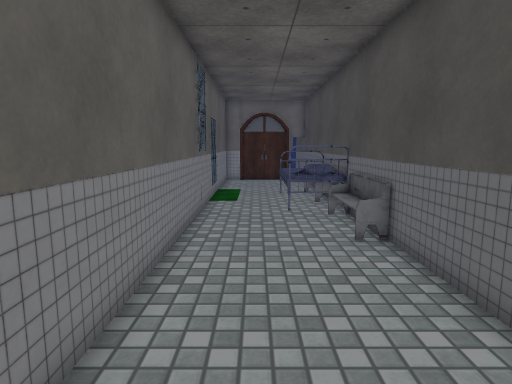
view 1 (above)

12 first-person views from a walk through a scene from a Unity 3-D project. The camera is 1.3 m above the floor, tilts 8° down and sees 75° across. The floor is counted in squares, 0.5 m on a side. Each view is taken from the middle of a square. On the plan, view 1 faces up. The plan holds only what a view shows up to about 20 squares ahead; the rest is blank. The place goes on beyond the plan. The player is left out. Some surface patterns are stand-ins.

view 2
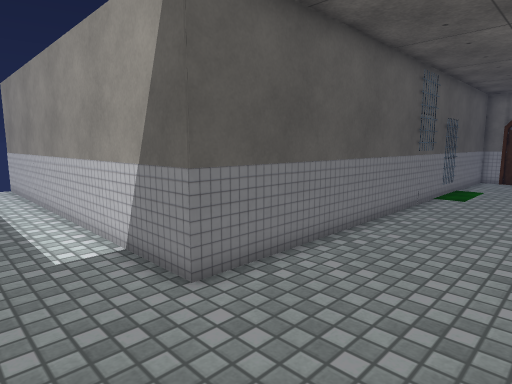

view 3
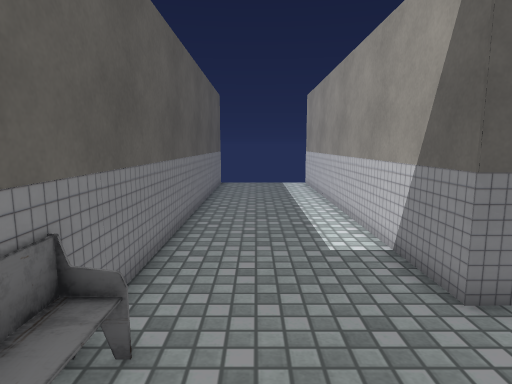

view 4
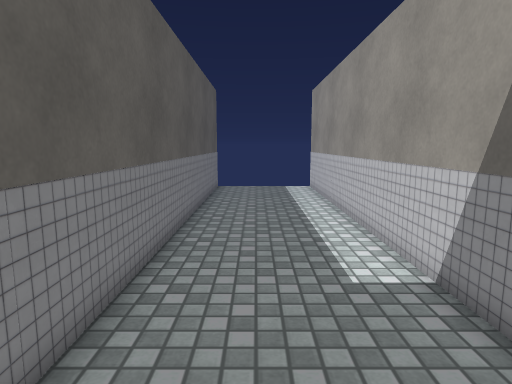

view 5
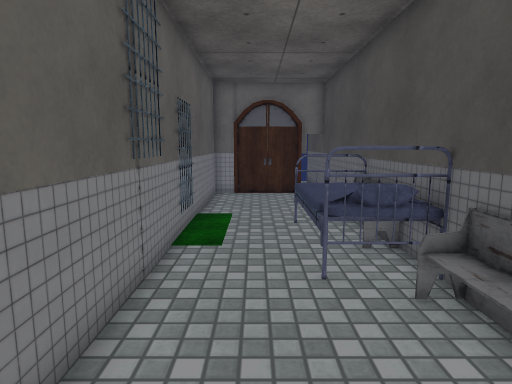

view 6
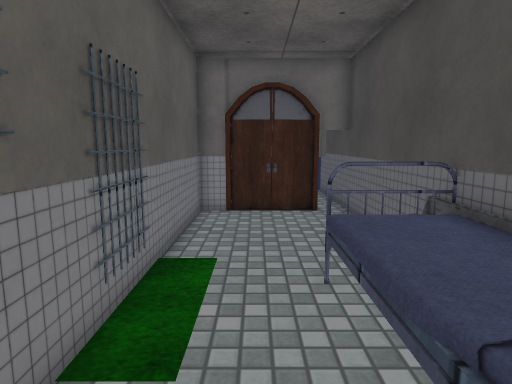

view 7
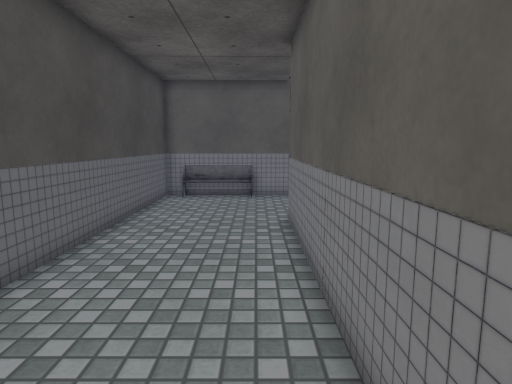

view 8
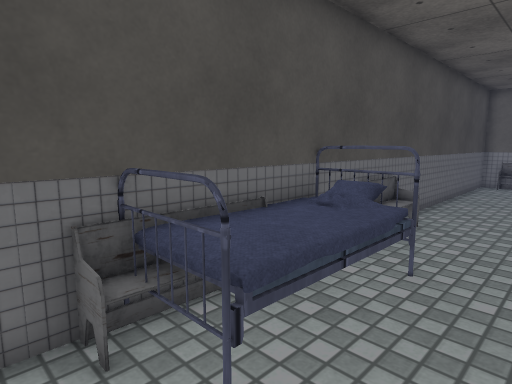

view 9
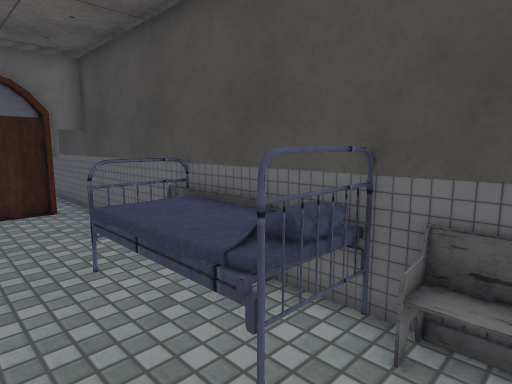

view 10
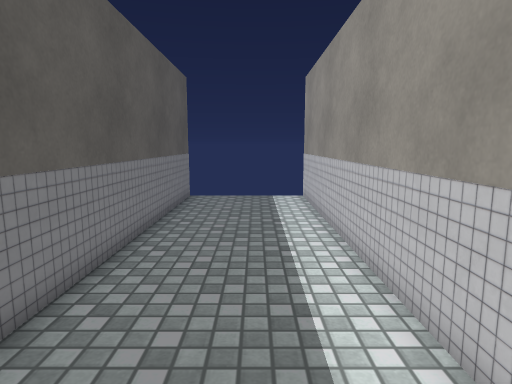

view 11
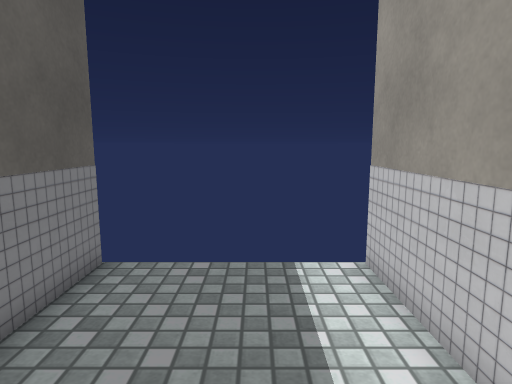

view 12
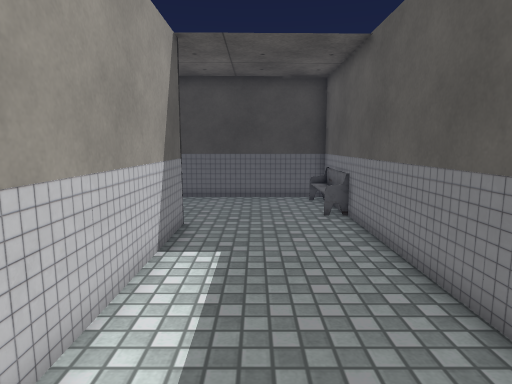

### Floor plan
Points are (right, up) in squares from view 1. A wall is a line through its corners. A room is listed if a view was taken in it or the views show most of it. See-through windows are left out.
Room 1 (views 1, 2, 3, 4, 5, 6, 7, 8, 9, 10, 11, 12)
walls: (-2.2, 16.5) (-2.1, 1.4) (-20.1, 1.4); (3.7, 16.4) (3.7, 25.3) (2.5, 25.3); (-1.1, 25.3) (-2.3, 25.3) (-2.2, 18.4); (2.4, 25.3) (-1, 25.3); (-20.2, -4.4) (3.7, -4.4) (3.7, 12.6)
objects: bed (1, 13) to (4, 18); bench (3, 9); bench (4, 16)

Positions as (right, up) in squares from view 1, and headings:
1: (0, 0), facing up
2: (3, -2), facing up-left
3: (3, -2), facing left
4: (1, -2), facing left
5: (0, 7), facing up
6: (0, 12), facing up
7: (-1, 13), facing down
8: (-1, 20), facing down-right
9: (-1, 11), facing up-right
10: (-3, -1), facing left
11: (-13, -1), facing left
12: (-13, -1), facing right
